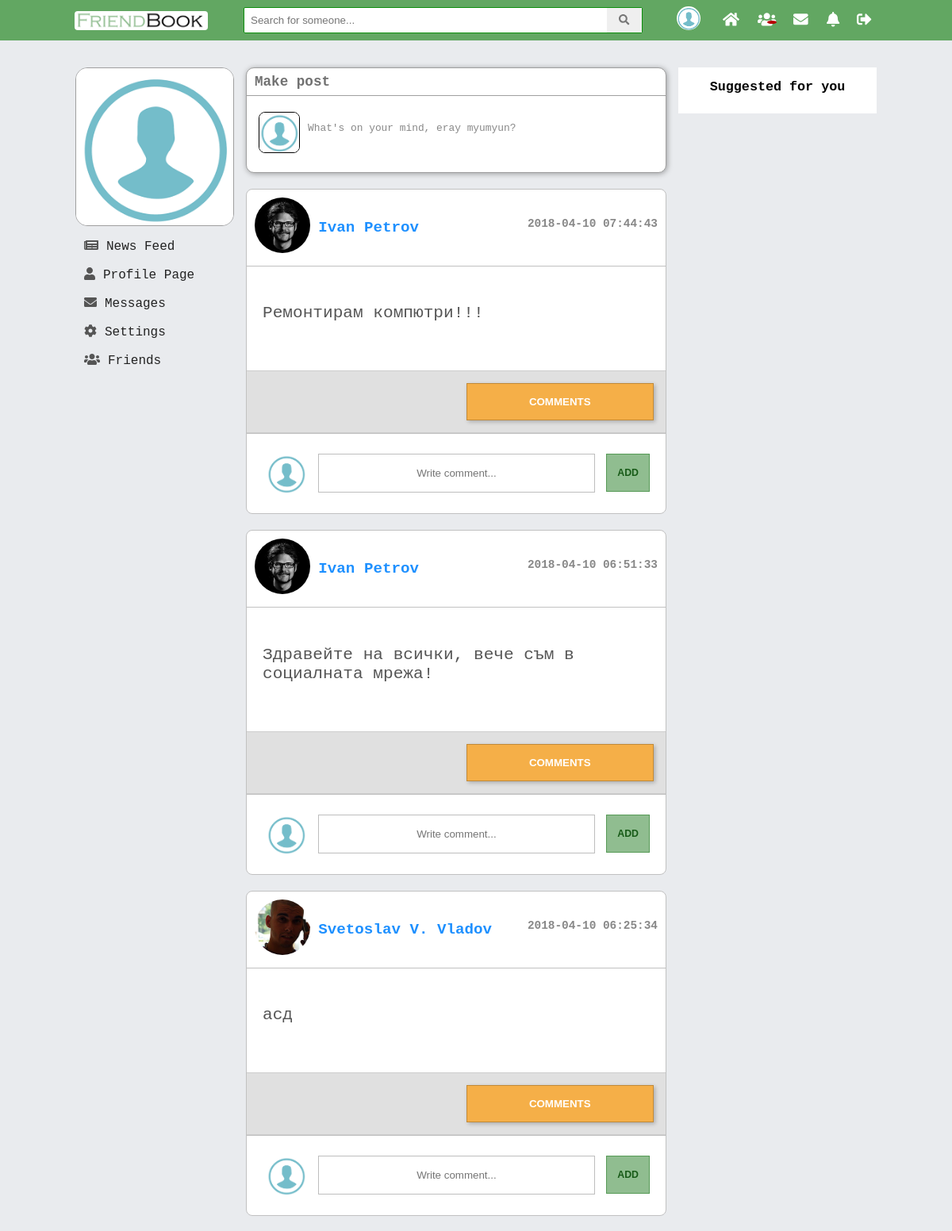
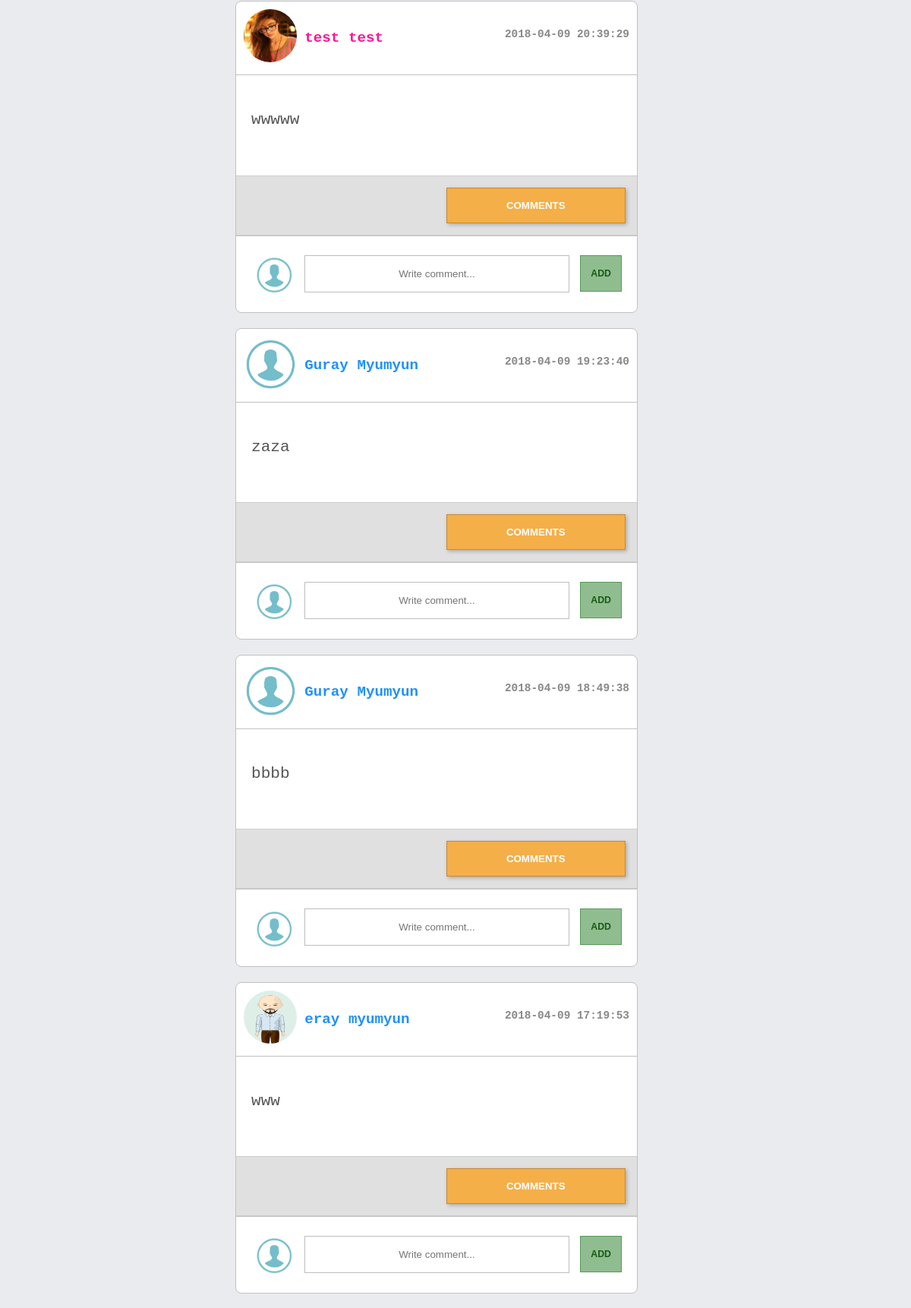
Screenshot of /V2.0/view/main.php (signed in, upper part) with the database file from the repository (2 pictures, top to bottom).
### tables this page shows
CREATE TABLE `posts` (
  `id` int(11) NOT NULL,
  `description` text NOT NULL,
  `create_date` timestamp NOT NULL DEFAULT CURRENT_TIMESTAMP ON UPDATE CURRENT_TIMESTAMP,
  `edit_date` datetime DEFAULT NULL,
  `user_id` int(11) NOT NULL
);

CREATE TABLE `users` (
  `id` int(11) NOT NULL,
  `first_name` varchar(45) DEFAULT NULL,
  `last_name` varchar(45) DEFAULT NULL,
  `email` varchar(100) NOT NULL,
  `password` varchar(150) NOT NULL,
  `reg_date` timestamp NOT NULL DEFAULT CURRENT_TIMESTAMP ON UPDATE CURRENT_TIMESTAMP,
  `gender` varchar(45) NOT NULL,
  `birthday` date NOT NULL,
  `relation_status` varchar(30) DEFAULT NULL,
  `profile_pic` varchar(200) NOT NULL,
  `profile_cover` varchar(200) NOT NULL,
  `description` varchar(500) DEFAULT NULL,
  `display_name` varchar(45) DEFAULT NULL,
  `country_id` int(11) DEFAULT NULL,
  `mobile_number` int(11) DEFAULT NULL,
  `www` varchar(100) DEFAULT NULL,
  `skype` varchar(50) DEFAULT NULL
);

### V2.0/model/posts_dao.php (called while the page is built, shortened)
<?php
function getAllPosts() {
    $pdo = $GLOBALS['pdo'];
    $statement = $pdo->prepare("SELECT posts.id AS post_id, posts.description, posts.create_date, users.id AS user_id, users.first_name, users.last_name, users.gender ,users.profile_pic, users.profile_cover
                                FROM posts
                                JOIN users ON posts.user_id = users.id WHERE ?
                                ORDER BY posts.create_date DESC ");
    $statement->execute(array(1));
    $result = $statement->fetchAll(PDO::FETCH_ASSOC);
    return $result;
}

### V2.0/include/modules/news_feed_posts.php (the view, shortened to what this page needs)
<div id="newsfeed">
    <?php
    $allPosts = getAllPosts();
    foreach ($allPosts as $post) {?>
        <div class="post">
            <div class="user_info">
                <div class="icon"><a href="profile.php?id=<?php echo $post['user_id']?>"><img src="<?php echo $post['profile_pic']; ?>" alt="icon" title="<?php echo $post["first_name"] . " " . $post["last_name"]; ?>" class="img-rounded center-block"></a></div>
                <div class="name"><a href="profile.php?id=<?php echo $post['user_id']?>" class="<?php echo ($post['gender'] == 'female') ? "female" : "male"?>"><?php echo $post["first_name"] . " " . $post["last_name"]; ?></a></div>
                <div class="date"><?php echo $post['create_date']; ?></div>
            </div>
            <div class="description">
                <p><?php echo $post["description"]; ?></p>
            </div>
            <div class="post_navigation">
                <div class="like-container" id="like-container<?php echo $post['post_id']?>">
                </div>
                <div class="comments-buttons" id=comments-buttons<?php echo $post['post_id']; ?>">
                    <button onclick="displayComments(<?php echo $post['post_id']?>)" type="button" class="display_comments" name="button" id="comment_btn<?php echo $post['post_id']?>">COMMENTS</button>
                </div>
            </div>
            <div class="add-comment-div">
                <span class="user_pic_add_comment">
                    <img src="<?php echo $_SESSION['logged']['profile_pic']; ?>" alt="icon" class="img-rounded center-block">
                </span>
                <input type="text" placeholder="Write comment..." class="comment-textarea<?= $post['post_id'] ?>" name="comment_description">
                <button id="add<?php echo $post['post_id']?>" class="mini-btn">add</button>
            </div>
        </div>
    <?php }?>
</div>

### V2.0/assets/css/comment_module.css (style rules this page uses)
div.icon img { height: 70px; border-radius: 50%; width: 70px; }
div.date { float: right; top: 25px; position: relative; font-size: 0.9rem; }
.user_info { color: #888; font-weight: bold; padding: 10px; font-size: 1.2em; border-bottom: 1px solid #c1c1c1; }
.description p { font-size: 1.1em; color: #555; }
.post_navigation { display: grid; grid-template-columns: 1fr 1fr; grid-gap: 25px; margin: 15px 0px 0; background: #e0e0e0; padding: 15px; border-top: 1px solid #cdcdcd; border-bottom: 1px solid #cdcdcd; }
.name, .icon { display: inline-block; vertical-align: middle; font-size: 1.2rem; }
.description { padding: 25px 20px; font-size: 1.2rem; }
span.user_pic_add_comment img { height: 50px; vertical-align: middle; border-radius: 5px; margin-right: 7px; }
input[type="text"] { padding: 16px; width: 70%; box-sizing: border-box; }
.comments-buttons button { background: #f5af48; color: white; font-weight: bold; font-family: arial; border: 1px solid #c18a38; transition: background 0.4s ease-in-out; cursor: pointer; }
.like-button, .dislike-button, .comments-buttons button { padding: 15px; width: 100%; box-shadow: 2px 2px 5px #0000003b; }

### V2.0/assets/css/main.css (style rules this page uses)
body { font-size: 1.1em; padding: 0; background-color: #e9ebee; margin: 0; padding-top: 35px; position: relative; font-family: monospace; }
.post { background: white; border-radius: 8px; box-sizing: border-box; margin: 20px 0; position: relative; border: 1px solid #c1c1c1; }
.mini-btn { padding: 10px 0; width: 100%; max-width: 100px; text-transform: uppercase; font-weight: bold; font-size: 0.7em; color: #175a17; margin: 0 5px; border-radius: inherit; float: right; cursor: pointer; transition: background 0.3s ease-in-out, color 0.3s ease-in-out; background: #90bd90; vertical-align: middle; border: 1px solid #569a56; }
.add-comment-div { width: 100%; text-align: center; padding: 25px 15px; border-top: 1px solid #c1c1c1; box-sizing: border-box; }
.female { color: deeppink !important; text-decoration: none; }
.male { color: dodgerblue !important; text-decoration: none; }
.add-comment-div input { width: 85%; padding: 10px 0px; text-align: center; border: 1px solid #55555561; transition: background 0.3s ease-in-out, padding 0.4s ease-in-out; }
.add-comment-div button { width: 11%; padding: 16px 0 !important; }
.like-container { position: relative; }
div.icon img { height: 70px; }
.description p { font-size: 1.1em; color: #555; }
.post_navigation { display: grid; grid-template-columns: 1fr 1fr; grid-gap: 25px; margin: 15px 0px 0; background: #e0e0e0; padding: 15px; border-top: 1px solid #c1c1c1; border-bottom: 1px solid #c1c1c1; }
span.user_pic_add_comment img { height: 40px; vertical-align: middle; }
input[name="comment_description"] { padding: 10px; width: 85%; box-sizing: border-box; }

### rows the page displays
posts: user.profile_pic (picture), user.first_name "Ivan", user.last_name "Petrov", create_date "2018-04-10 07:44:43", description "Ремонтирам компютри!!!"
posts: user.profile_pic (picture), user.first_name "Ivan", user.last_name "Petrov", create_date "2018-04-10 06:51:33", description "Здравейте на всички, вече съм в социалната мрежа!"
posts: user.profile_pic (picture), user.first_name "Svetoslav", user.last_name "V. Vladov", create_date "2018-04-10 06:25:34", description "асд"
posts: user.last_name (picture), user.first_name "test", user.last_name "test", create_date "2018-04-09 20:39:29", description "wwwww"
posts: user.profile_pic (placeholder picture), user.first_name "Guray", user.last_name "Myumyun", create_date "2018-04-09 19:23:40", description "zaza"
posts: user.profile_pic (placeholder picture), user.first_name "Guray", user.last_name "Myumyun", create_date "2018-04-09 18:49:38", description "bbbb"
posts: user.profile_pic (picture), user.first_name "eray", user.last_name "myumyun", create_date "2018-04-09 17:19:53", description "www"

### other values shown
$_SESSION["logged"]["first_name"] "eray"
$_SESSION["logged"]["last_name"] "myumyun"
